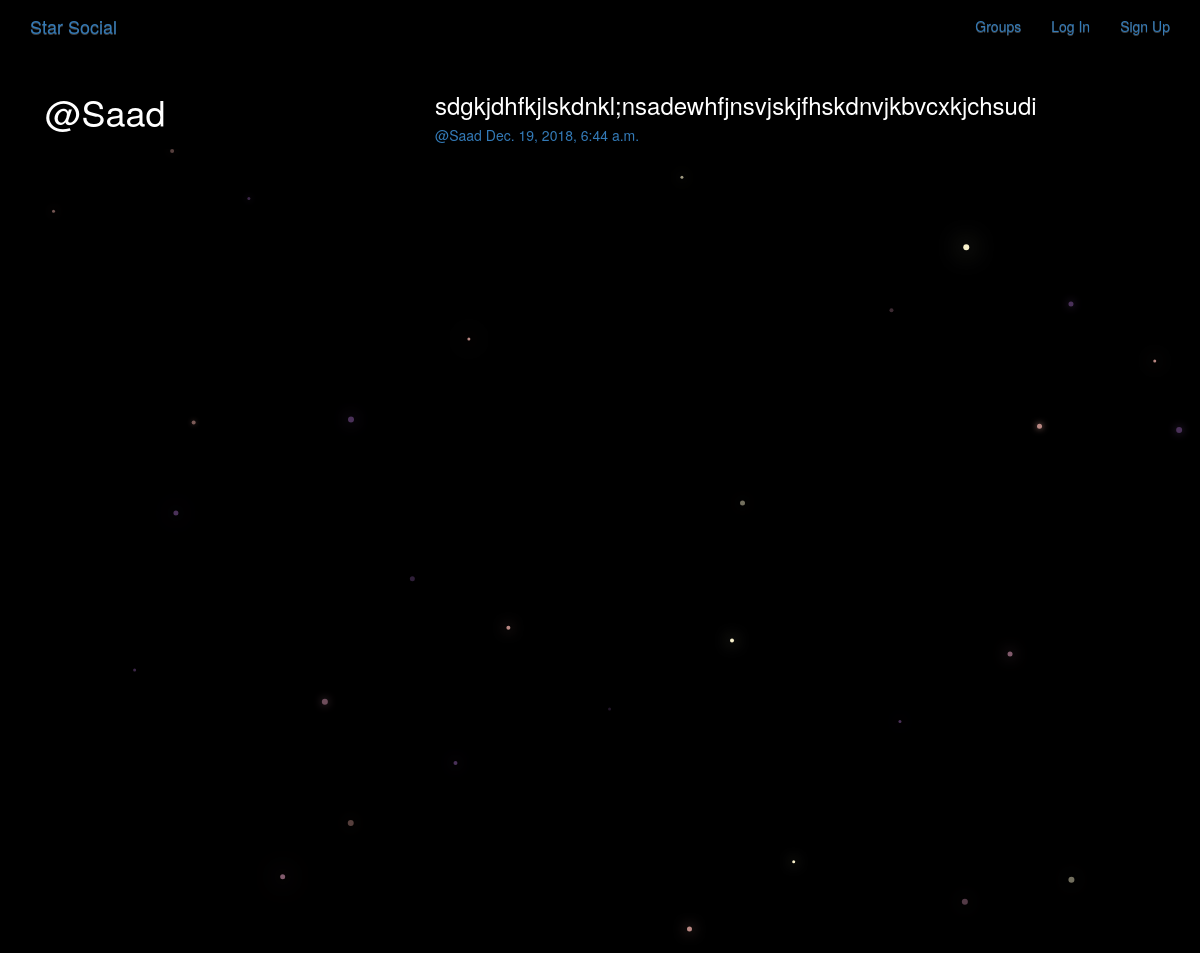
Page /posts/by/Saad/ on the committed database.
### posts/models.py (models this page shows, shortened)
class Post(models.Model):
    user = models.ForeignKey(User,related_name='posts',on_delete=models.CASCADE)
    created_at = models.DateTimeField(auto_now=True)
    message = models.TextField()
    message_html = models.TextField(editable=False)
    group = models.ForeignKey(Group,related_name='posts',null=True,blank=True,on_delete=models.CASCADE)
    class Meta:
        ordering = ['-created_at']
        unique_together = ['user','message']

### posts/views.py (the view)
# urls.py: path("by/<username>/",views.UserPosts.as_view(),name="for_user"),
class UserPosts(generic.ListView):
    model = models.Post
    template_name = 'posts/user_post_list.html'
    def get_queryset(self):
        try:
            self.post_user = User.objects.prefetch_related('posts').get(username__iexact=self.kwargs.get('username'))
        except User.DoesNotExist:
            raise Http404
        else:
            return self.post_user.posts.all()
    def get_context_data(self,**kwargs):
        context = super().get_context_data(**kwargs)
        context['post_user'] = self.post_user
        return context

### posts/templates/posts/user_post_list.html
{% extends "posts/post_base.html" %}
{% block prepost %}
<div class="col-md-4">
  <h1>@{{post_user.username}}</h1>
</div>
{% endblock %}
{% block post_content %}
<div class="col-md-8">
  {% for post in post_list %}
  {% include "posts/_post.html" %}
  {% endfor %}
</div>
{% endblock %}

### posts/templates/posts/_post.html (shortened to what this page needs)
<div class="post media">
  <h3>{{post.message_html|safe}}</h3>
  <div class="media-body">
    <h5 class="media-heading">
    <span class="username">
      <a href="{% url 'posts:for_user' username=post.user.username %}">@{{post.user.username}}</a>
    </span>
    <time class="time">
      <a href="{% url 'posts:single' username=post.user.username pk=post.pk %}">
        {{post.created_at}}
      </a>
    </time>
    </h5>
  </div>
</div>

### static/simplesocial/css/master.css (style rules this page uses)
body { margin: 0; overflow: hidden; background-color: black; color:white; }

### rows in the picture
Post: message_html "sdgkjdhfkjlskdnkl;nsadewhfjnsvjskjfhskdnvjkbvcxkjchsudi", user.username "Saad", created_at "Dec. 19, 2018, 6:44 a.m."

### other values in the picture
{{ post_user.username }} "Saad"
